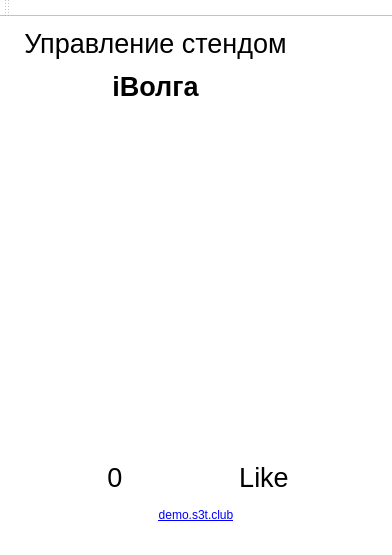
<?xml version="1.0" encoding="UTF-8"?>
<ui version="4.0">
 <class>MainWindow</class>
 <widget class="QMainWindow" name="MainWindow">
  <property name="geometry">
   <rect>
    <x>0</x>
    <y>0</y>
    <width>392</width>
    <height>555</height>
   </rect>
  </property>
  <property name="windowTitle">
   <string>Стенд iВолга S3T IoT</string>
  </property>
  <property name="windowIcon">
   <iconset theme=":\icon.png" resource="resources.qrc">
    <normaloff>:/icon.png</normaloff>:/icon.png</iconset>
  </property>
  <property name="styleSheet">
   <string notr="true">
     background-color: white;</string>
  </property>
  <widget class="QWidget" name="centralWidget">
   <layout class="QVBoxLayout" name="verticalLayout_2">
    <item>
     <layout class="QVBoxLayout" name="verticalLayout">
      <item>
       <layout class="QHBoxLayout" name="horizontalLayout">
        <item>
         <spacer name="horizontalSpacer_4">
          <property name="orientation">
           <enum>Qt::Horizontal</enum>
          </property>
          <property name="sizeHint" stdset="0">
           <size>
            <width>40</width>
            <height>20</height>
           </size>
          </property>
         </spacer>
        </item>
        <item>
         <widget class="QLabel" name="headerLabel">
          <property name="font">
           <font>
            <pointsize>20</pointsize>
           </font>
          </property>
          <property name="text">
           <string>&lt;html&gt;&lt;head/&gt;&lt;body&gt;&lt;p align=&quot;center&quot;&gt;Управление стендом&lt;/p&gt;&lt;p align=&quot;center&quot;&gt;&lt;span style=&quot; font-weight:600;&quot;&gt;iВолга&lt;/span&gt;&lt;/p&gt;&lt;/body&gt;&lt;/html&gt;</string>
          </property>
          <property name="alignment">
           <set>Qt::AlignCenter</set>
          </property>
         </widget>
        </item>
        <item>
         <spacer name="horizontalSpacer">
          <property name="orientation">
           <enum>Qt::Horizontal</enum>
          </property>
          <property name="sizeHint" stdset="0">
           <size>
            <width>40</width>
            <height>20</height>
           </size>
          </property>
         </spacer>
        </item>
        <item>
         <widget class="QPushButton" name="lightSensorButton">
          <property name="minimumSize">
           <size>
            <width>75</width>
            <height>75</height>
           </size>
          </property>
          <property name="styleSheet">
           <string notr="true">border: none;</string>
          </property>
          <property name="text">
           <string/>
          </property>
          <property name="checkable">
           <bool>true</bool>
          </property>
          <property name="checked">
           <bool>false</bool>
          </property>
          <property name="flat">
           <bool>true</bool>
          </property>
         </widget>
        </item>
       </layout>
      </item>
      <item>
       <widget class="QPushButton" name="lampButton">
        <property name="sizePolicy">
         <sizepolicy hsizetype="Minimum" vsizetype="Expanding">
          <horstretch>0</horstretch>
          <verstretch>0</verstretch>
         </sizepolicy>
        </property>
        <property name="styleSheet">
         <string notr="true">border: none;</string>
        </property>
        <property name="text">
         <string/>
        </property>
        <property name="checkable">
         <bool>true</bool>
        </property>
        <property name="flat">
         <bool>true</bool>
        </property>
       </widget>
      </item>
      <item>
       <layout class="QHBoxLayout" name="horizontalLayout_2">
        <item>
         <spacer name="horizontalSpacer_2">
          <property name="orientation">
           <enum>Qt::Horizontal</enum>
          </property>
          <property name="sizeHint" stdset="0">
           <size>
            <width>40</width>
            <height>20</height>
           </size>
          </property>
         </spacer>
        </item>
        <item>
         <widget class="QLabel" name="likeLabel">
          <property name="minimumSize">
           <size>
            <width>100</width>
            <height>50</height>
           </size>
          </property>
          <property name="font">
           <font>
            <pointsize>20</pointsize>
           </font>
          </property>
          <property name="text">
           <string>0</string>
          </property>
          <property name="scaledContents">
           <bool>false</bool>
          </property>
          <property name="alignment">
           <set>Qt::AlignCenter</set>
          </property>
         </widget>
        </item>
        <item>
         <widget class="QPushButton" name="likeButton">
          <property name="minimumSize">
           <size>
            <width>156</width>
            <height>50</height>
           </size>
          </property>
          <property name="font">
           <font>
            <pointsize>20</pointsize>
           </font>
          </property>
          <property name="styleSheet">
           <string notr="true">border: none;</string>
          </property>
          <property name="text">
           <string>    Like</string>
          </property>
          <property name="iconSize">
           <size>
            <width>48</width>
            <height>48</height>
           </size>
          </property>
          <property name="flat">
           <bool>true</bool>
          </property>
         </widget>
        </item>
        <item>
         <spacer name="horizontalSpacer_3">
          <property name="orientation">
           <enum>Qt::Horizontal</enum>
          </property>
          <property name="sizeHint" stdset="0">
           <size>
            <width>40</width>
            <height>20</height>
           </size>
          </property>
         </spacer>
        </item>
       </layout>
      </item>
     </layout>
    </item>
    <item>
     <widget class="QLabel" name="labelInfo">
      <property name="text">
       <string>&lt;html&gt;&lt;head/&gt;&lt;body&gt;&lt;p align=&quot;center&quot;&gt;&lt;a href=&quot;http://demo.s3t.club&quot;&gt;&lt;span style=&quot; text-decoration: underline; color:#0000ff;&quot;&gt;demo.s3t.club&lt;/span&gt;&lt;/a&gt;&lt;/p&gt;&lt;/body&gt;&lt;/html&gt;</string>
      </property>
      <property name="textFormat">
       <enum>Qt::RichText</enum>
      </property>
      <property name="openExternalLinks">
       <bool>true</bool>
      </property>
     </widget>
    </item>
   </layout>
  </widget>
  <widget class="QMenuBar" name="menuBar">
   <property name="geometry">
    <rect>
     <x>0</x>
     <y>0</y>
     <width>392</width>
     <height>21</height>
    </rect>
   </property>
  </widget>
  <widget class="QToolBar" name="mainToolBar">
   <attribute name="toolBarArea">
    <enum>TopToolBarArea</enum>
   </attribute>
   <attribute name="toolBarBreak">
    <bool>false</bool>
   </attribute>
  </widget>
  <widget class="QStatusBar" name="statusBar"/>
 </widget>
 <layoutdefault spacing="6" margin="11"/>
 <resources>
  <include location="resources.qrc"/>
 </resources>
 <connections/>
</ui>
